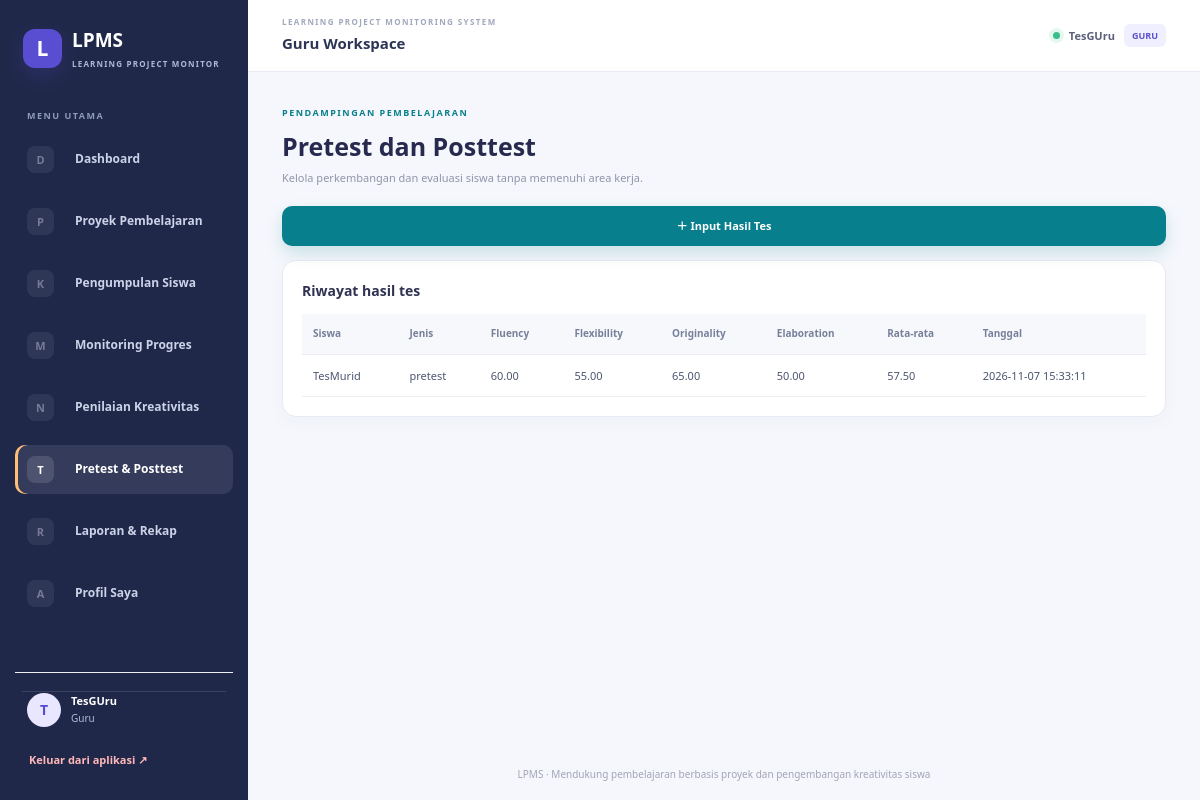
Screenshot of /index.php?page=tests (signed in) with the database file from the repository.
### tables this page shows
CREATE TABLE `hasil_tes` (
  `id` int NOT NULL,
  `siswa_id` int NOT NULL,
  `jenis` enum('pretest','posttest') NOT NULL,
  `fluency` decimal(5,2) NOT NULL DEFAULT '0.00',
  `flexibility` decimal(5,2) NOT NULL DEFAULT '0.00',
  `originality` decimal(5,2) NOT NULL DEFAULT '0.00',
  `elaboration` decimal(5,2) NOT NULL DEFAULT '0.00',
  `catatan` text,
  `guru_id` int NOT NULL,
  `created_at` timestamp NULL DEFAULT CURRENT_TIMESTAMP
);

CREATE TABLE `user` (
  `id` int NOT NULL,
  `nama` varchar(120) NOT NULL,
  `username` varchar(60) NOT NULL,
  `password` varchar(255) NOT NULL,
  `role` enum('admin','guru','siswa') NOT NULL,
  `nis_nip` varchar(40) DEFAULT NULL,
  `kelas` varchar(80) DEFAULT NULL,
  `jurusan` varchar(80) DEFAULT NULL,
  `created_at` timestamp NULL DEFAULT CURRENT_TIMESTAMP
);

### index.php (called while the page is built, shortened)
<?php
require_once __DIR__ . '/app/helpers.php';
$page = (string)($_GET['page'] ?? (isset($_SESSION['user_id']) ? 'dashboard' : 'home'));
$file = __DIR__ . '/app/pages/' . $page . '.php';
require __DIR__ . '/app/layout/header.php';
require $file;
require __DIR__ . '/app/layout/footer.php';

### app/helpers.php (called while the page is built, shortened)
<?php
function e($value): string
{
    return htmlspecialchars((string)$value, ENT_QUOTES, 'UTF-8');
}
function current_user(): array
{
    return $_SESSION['user'] ?? [];
}
function role(): string
{
    return current_user()['role'] ?? '';
}

### app/pages/tests.php (the view, shortened to what this page needs)
<?php
if (role() === 'guru' || role() === 'admin') {
    $students = $pdo->query("SELECT id,nama,kelas FROM `user` WHERE role='siswa' ORDER BY nama")->fetchAll();
    $rows = $pdo->query("SELECT h.*,s.nama siswa,g.nama guru FROM hasil_tes h JOIN `user` s ON s.id=h.siswa_id JOIN `user` g ON g.id=h.guru_id ORDER BY h.created_at DESC")->fetchAll();
} else {
    $s = $pdo->prepare("SELECT * FROM hasil_tes WHERE siswa_id=? ORDER BY created_at DESC");
    $s->execute([(int)current_user()['id']]);
    $rows = $s->fetchAll();
}
?><div class="page-heading">
    <div><span class="eyebrow">PENDAMPINGAN PEMBELAJARAN</span>
        <h1>Pretest dan Posttest</h1>
        <p class="muted">Kelola perkembangan dan evaluasi siswa tanpa memenuhi area kerja.</p>
    </div>
</div>
<?php if (in_array(role(), ['guru', 'admin'], true)): ?><button type="button" class="primary-button" data-open-modal="tests-modal">＋ Input Hasil Tes</button><?php endif; ?><?php if (in_array(role(), ['guru', 'admin'], true)): ?><dialog class="app-modal" id="tests-modal">
        <div class="modal-head">
            <div><span class="eyebrow">FORMULIR LPMS</span>
                <h2>Input hasil pretest atau posttest</h2>
            </div><button type="button" class="modal-x" data-close-modal="">×</button>
        </div>
        <form class="modal-form" method="post">
            <h3>Input hasil tes uraian</h3><input type="hidden" name="_token" value="<?= e(csrf_token()) ?>"><label>Siswa</label><select name="siswa_id" required><?php foreach ($students as $s): ?><option value="<?= $s['id'] ?>"><?= e($s['nama'] . ' — ' . $s['kelas']) ?></option><?php endforeach; ?></select><label>Jenis tes</label><select name="jenis">
                <option value="pretest">Pretest</option>
                <option value="posttest">Posttest</option>
            </select><?php foreach (['fluency' => 'Fluency', 'flexibility' => 'Flexibility', 'originality' => 'Originality', 'elaboration' => 'Elaboration'] as $k => $v): ?><label><?= e($v) ?> (0–100)</label><input type="number" name="<?= e($k) ?>" min="0" max="100" step="0.01" value="0" required><?php endforeach; ?><label>Catatan penilaian</label><textarea name="catatan"></textarea>
            <div class="modal-actions"><button type="button" class="btn-secondary" data-close-modal="">Batal</button><button>Simpan Hasil Tes</button></div>
        </form>
    </dialog><?php endif; ?><div class="panel">
    <h3>Riwayat hasil tes</h3>
    <div class="table-wrap">
        <table>
            <tr><?php if (role() !== 'siswa'): ?><th>Siswa</th><?php endif; ?><th>Jenis</th>
                <th>Fluency</th>
                <th>Flexibility</th>
                <th>Originality</th>
                <th>Elaboration</th>
                <th>Rata-rata</th>
                <th>Tanggal</th>
            </tr><?php foreach ($rows as $x): $avg = ((float)$x['fluency'] + (float)$x['flexibility'] + (float)$x['originality'] + (float)$x['elaboration']) / 4; ?><tr><?php if (role() !== 'siswa'): ?><td><?= e($x['siswa']) ?></td><?php endif; ?><td><?= e($x['jenis']) ?></td>
                    <td><?= e($x['fluency']) ?></td>
                    <td><?= e($x['flexibility']) ?></td>
                    <td><?= e($x['originality']) ?></td>
                    <td><?= e($x['elaboration']) ?></td>
                    <td><?= number_format($avg, 2) ?></td>
                    <td><?= e($x['created_at']) ?></td>
                </tr><?php endforeach; ?>
        </table>
    </div>
</div>

### assets/style.css (style rules this page uses)
* { box-sizing: border-box }
body { margin: 0; background: #f3f5fb; color: #1e293b; font: 15px/1.55 Inter, Segoe UI, Arial, sans-serif }
h1 { font-size: 27px; margin: 0 0 8px; color: #20264d }
h3 { margin-top: 0 }
.muted { color: #64748b }
.panel { background: #fff; border: 1px solid #e7eaf2; border-radius: 14px; padding: 22px; margin: 18px 0; box-shadow: 0 4px 16px #1e293b08 }
button, .btn { display: inline-block; border: 0; border-radius: 8px; background: #4f46e5; color: #fff; padding: 11px 17px; font: inherit; font-weight: 650; cursor: pointer; text-decoration: none; margin-top: 15px }
.table-wrap { overflow: auto }
table { border-collapse: collapse; width: 100%; min-width: 600px }
th, td { text-align: left; padding: 11px 10px; border-bottom: 1px solid #e5e7eb; vertical-align: top }
th { background: #f8fafc; color: #475569; font-size: 13px }
.eyebrow { font-size: 10px; font-weight: 850; letter-spacing: 1.7px; color: #665bd5 }
:root { --ink: #24264b; --muted: #8588a3; --purple: #594ed2; --line: #e9eaf3; --bg: #f5f6fb }
body { font-family: 'DM Sans', 'Segoe UI', Arial, sans-serif; color: var(--ink) }
.eyebrow { font-size: 10px; letter-spacing: 1.6px; font-weight: 800; color: #655bd1 }
.primary-button { display: flex; justify-content: space-between; align-items: center; width: 100%; padding: 14px 17px; margin-top: 24px; border: 0; border-radius: 9px; background: var(--purple); color: white; text-decoration: none; font-size: 13px; font-weight: 750; cursor: pointer }
.app-body { margin: 0; background: #f5f6fb; color: var(--ink); font-size: 14px }
.page-content h1 { font-size: 25px; color: #27294e; margin: 0 0 8px }
.page-content h3 { font-size: 14px; color: #303252; margin: 0 0 13px }
.page-content .muted { font-size: 11px; color: #9294a9 }
.panel { background: white; border: 1px solid var(--line); border-radius: 13px; padding: 21px; margin: 17px 0; box-shadow: 0 3px 12px #25254b05 }
button, .btn { display: inline-flex; align-items: center; justify-content: center; border: 0; border-radius: 8px; background: #5548d9; color: white; padding: 10px 16px; font-size: 11px; font-weight: 750; cursor: pointer; text-decoration: none; margin-top: 14px }
table { border-collapse: collapse; width: 100%; min-width: 620px }
th, td { text-align: left; padding: 11px 10px; border-bottom: 1px solid #eceef4; vertical-align: top; font-size: 11px }
th { background: #f8f8fc; color: #6e718c; font-size: 10px; font-weight: 800 }
.role-guru { --role-accent: #087f8c; --role-soft: #e5f6f6; --role-banner: linear-gradient(115deg, #075d68, #0b9aa3 65%, #65c6c3) }
:root { --school-ink: #20284a; --school-muted: #7c849d; --school-line: #e7eaf3; --school-paper: #fff; --school-bg: #f5f7fc }
.app-body { background: var(--school-bg) }
.page-heading { display: flex; align-items: center; justify-content: space-between; gap: 20px; margin: 0 0 20px }
.page-heading h1 { margin: 5px 0 4px }
.page-heading p { margin: 0 }
.eyebrow { font-size: 9px; letter-spacing: 1.5px; font-weight: 850; color: var(--role-accent, #5548d9) }
.primary-button { display: inline-flex; align-items: center; justify-content: center; gap: 8px; margin: 0; padding: 11px 17px; border-radius: 10px; background: var(--role-accent, #5548d9); color: white; text-decoration: none; font-size: 11px; font-weight: 800; box-shadow: 0 7px 16px color-mix(in srgb, var(--role-accent, #5548d9) 18%, transparent) }
.panel { margin: 14px 0; padding: 19px; border-radius: 14px; box-shadow: 0 5px 20px #28345c08 }
.table-wrap table { min-width: 680px }
.table-wrap th { background: #f6f8fc; color: #77809a; padding: 12px 11px }
.table-wrap td { padding: 12px 11px; color: #4c5571 }
.role-guru .primary-button { background: #087f8c }

### rows the page displays
hasil_tes: siswa.nama "TesMurid", jenis "pretest", fluency "60.00", flexibility "55.00", originality "65.00", elaboration "50.00", avg "57.50", created_at "2026-11-07 15:33:11"

### other values shown
$icon "D"
$label "Dashboard"
$icon "P"
$label "Proyek Pembelajaran"
$icon "K"
$label "Pengumpulan Siswa"
$icon "M"
$label "Monitoring Progres"
$icon "N"
$label "Penilaian Kreativitas"
$icon "T"
$label "Pretest & Posttest"
$icon "R"
$label "Laporan & Rekap"
$icon "A"
